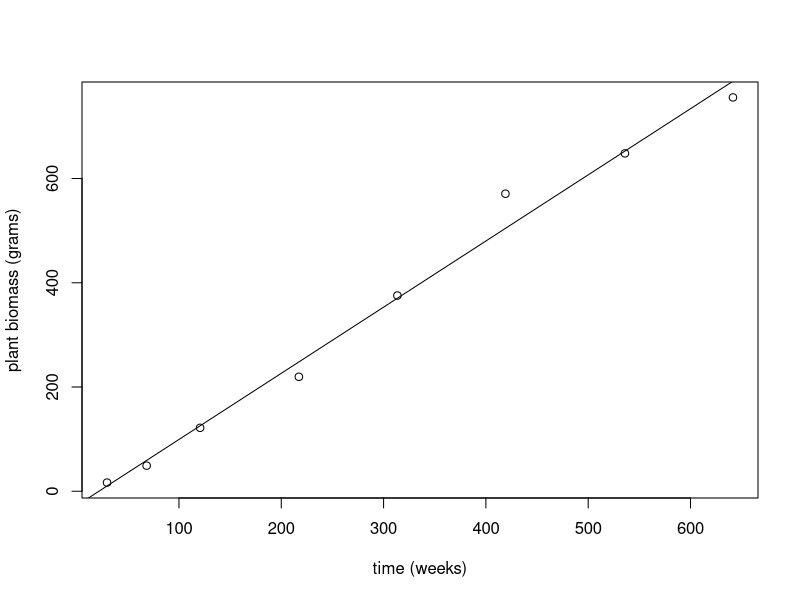
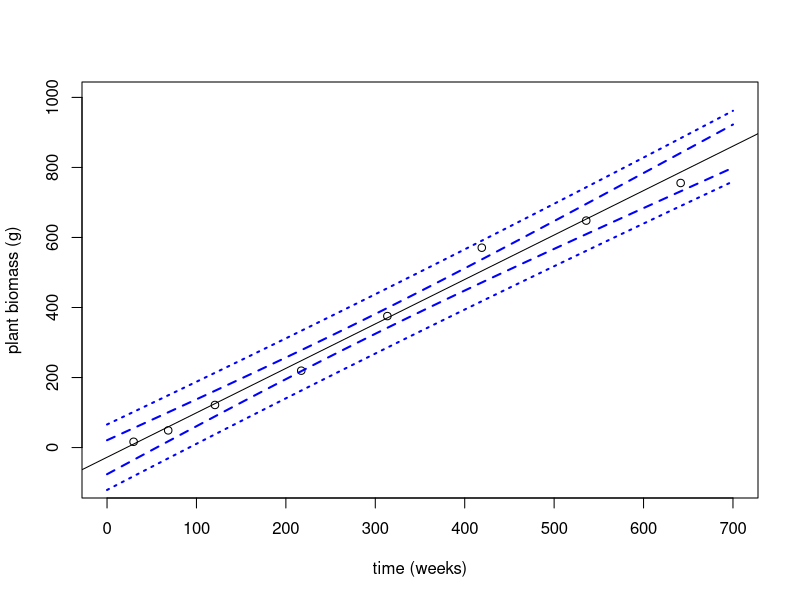

Here is the R script that generated these plots, in order:
## Some R-commands for exercise 1.9 in Rawlings, J.O., Pantula, S.G., Dickey, D.A.: Applied Regression Analysis - A Research Tool, 2ed, Springer

x <- c(29.7,68.4,120.7,217.2,313.5,419.1,535.9,641.5)
y <- c(16.6,49.1,121.7,219.6,375.5,570.8,648.2,755.6)
meanx = mean(x)

plot(x,y,xlab="time (weeks)",ylab="plant biomass (grams)")

model <- lm(y ~ x)
abline(model)
# parameters confidence intervals
confint(model)  # default uses 95% confidence level, otherwise use e.g. confint(model,level=0.99) etc.

beta0 = model$coefficients[1]
beta1 = model$coefficients[2]

# construct 95% confidence intervals for parameters "by hand":
# we need 's', the square root of the estimate of the error variance
n = length(y)   # the sample size
e = model$residuals  # select the field 'residuals' from the object "model"
s = sqrt(sum(e^2)/(n-2))  # or model$sigma
t_quant <- qt(0.025,n-2)  # 2.5%-quantile for a Student's distribution with n-2 degrees of freedom
ci_beta0 = beta0 + c(1,-1) * t_quant * s * sqrt(1/n + meanx^2/sum((x-meanx)^2))
ci_beta1 = beta1 + c(1,-1) * t_quant * s / sqrt(sum((x-meanx)^2))

###############################

# Let's plot confidence and prediction intervals for E(Y0) and Y0 respectively
xx0 <- seq(0,700,0.1)  # just a grid of values for the predictor
predx<-data.frame(x = xx0)
y1 <- predict(model,predx)
y1ci <- predict(model,predx,interval="confidence")  # confidence interval for the expected response
y1pi <- predict(model,predx,interval="prediction")  # prediction interval for hypothetical new observations
plot(x,y,xlab="time (weeks)",ylab="plant biomass (g)",xlim=c(0,700),ylim=c(-100,1000))
abline(model)   # add the fitted line to the previous plot
lines(xx0,y1ci[,2],lty=2,col="blue",lwd=2)  # add confidence interval lines
lines(xx0,y1ci[,3],lty=2,col="blue",lwd=2)  # add confidence interval lines
lines(xx0,y1pi[,2],lty=3,col="blue",lwd=2)  # add prediction interval lines
lines(xx0,y1pi[,3],lty=3,col="blue",lwd=2)  # add prediction interval lines
